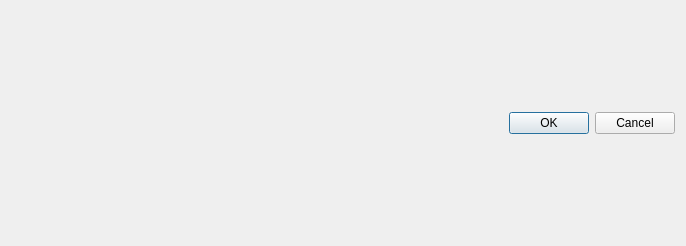
<?xml version="1.0" encoding="UTF-8"?>
<ui version="4.0">
 <class>Pump_test_info</class>
 <widget class="QWidget" name="Pump_test_info">
  <property name="geometry">
   <rect>
    <x>0</x>
    <y>0</y>
    <width>686</width>
    <height>246</height>
   </rect>
  </property>
  <property name="windowTitle">
   <string>Параметры испытаний</string>
  </property>
  <layout class="QVBoxLayout" name="verticalLayout">
   <item>
    <layout class="QGridLayout" name="gridLayout"/>
   </item>
   <item>
    <widget class="QDialogButtonBox" name="buttonBox">
     <property name="standardButtons">
      <set>QDialogButtonBox::Cancel|QDialogButtonBox::Ok</set>
     </property>
    </widget>
   </item>
  </layout>
 </widget>
 <resources/>
 <connections/>
</ui>
